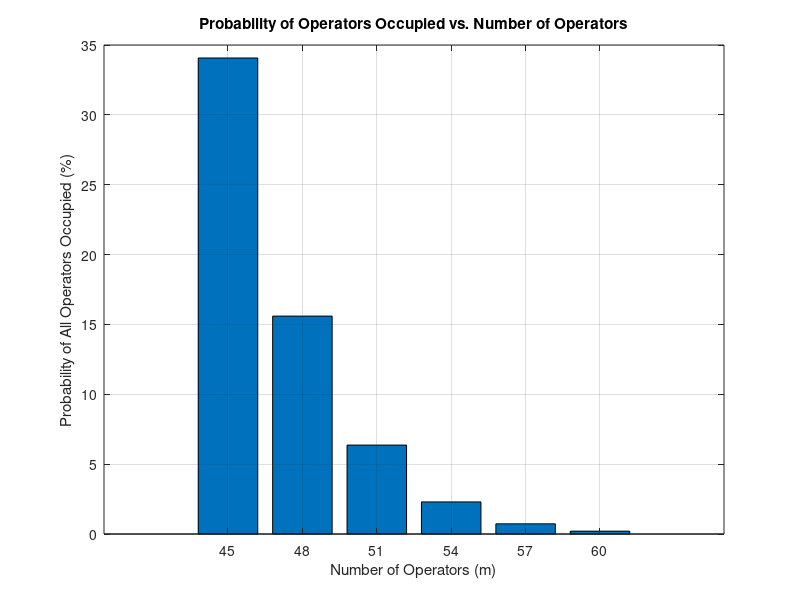

Source code (MATLAB):
% 2.a)
lambda = 400; % pedidos por hora
mu = 10;      % servico por operador
m = 48;       % numero de operadores

r = lambda / mu;
rho = lambda / (m * mu);

% calcular pi_0 (probabilidade de estar vazio)
sum_terms = 0;
for k = 0 : m-1
    sum_terms = sum_terms + (r^k) / factorial(k);
end
last_term = (r^m) / (factorial(m) * (1 - rho));
pi_0 = 1 / (sum_terms + last_term);

% P_Q é a probabilidade de estar tudo ocupado
P_Q = last_term * pi_0;

% Percentagem
pct_immediate = (1 - P_Q) * 100

%%%%%%%%%%%%%%%%%%%%%%%%%%%%%%%%%%%%%%%%%%
% 2.b

% W_Q é o tempo medio em horas
W_Q = (rho / (lambda * (1 - rho))) * P_Q; 

% conversor para segundos
W_Q_seconds = W_Q * 3600

%%%%%%%%%%%%%%%%%%%%%%%%%%%%%%%%%%%%%%%%%%%
% 2.c)
lambda = 400;
mu = 10;
r = lambda / mu;
m_vec = [45, 48, 51, 54, 57, 60];
P_Q_vec = zeros(size(m_vec));

for i = 1:length(m_vec)
    m = m_vec(i);
    rho = lambda / (m * mu);
    
    sum_terms = 0;
    for k = 0:m-1
        sum_terms = sum_terms + (r^k) / factorial(k);
    end
    last_term = (r^m) / (factorial(m) * (1 - rho));
    pi_0 = 1 / (sum_terms + last_term);
    
    P_Q_vec(i) = last_term * pi_0 * 100; % Probability in %
end

% grafico
bar(m_vec, P_Q_vec);
xlabel('Number of Operators (m)');
ylabel('Probability of All Operators Occupied (%)');
title('Probability of Operators Occupied vs. Number of Operators');
grid on;
